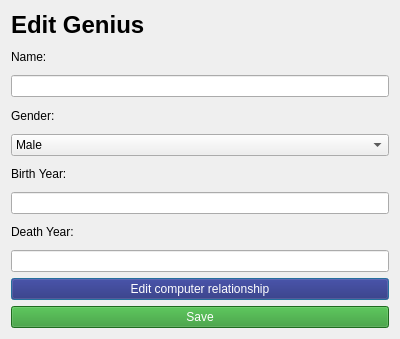
<?xml version="1.0" encoding="UTF-8"?>
<ui version="4.0">
 <class>edithCpDialog</class>
 <widget class="QDialog" name="edithCpDialog">
  <property name="geometry">
   <rect>
    <x>0</x>
    <y>0</y>
    <width>400</width>
    <height>339</height>
   </rect>
  </property>
  <property name="windowTitle">
   <string>Edit Genius</string>
  </property>
  <property name="windowIcon">
   <iconset resource="resources.qrc">
    <normaloff>:/icons/images/genius-icon.png</normaloff>:/icons/images/genius-icon.png</iconset>
  </property>
  <layout class="QVBoxLayout" name="verticalLayout">
   <item>
    <widget class="QLabel" name="EdithGenius">
     <property name="text">
      <string>&lt;h1&gt;Edit Genius&lt;/h1&gt;</string>
     </property>
    </widget>
   </item>
   <item>
    <layout class="QHBoxLayout" name="horizontalLayout_2">
     <item>
      <widget class="QLabel" name="labelGeniusName">
       <property name="text">
        <string>Name: </string>
       </property>
      </widget>
     </item>
     <item>
      <widget class="QLabel" name="labelNameError">
       <property name="text">
        <string/>
       </property>
      </widget>
     </item>
    </layout>
   </item>
   <item>
    <widget class="QLineEdit" name="lineEditGeniusName"/>
   </item>
   <item>
    <layout class="QHBoxLayout" name="horizontalLayout_3">
     <item>
      <widget class="QLabel" name="labelGender">
       <property name="text">
        <string>Gender: </string>
       </property>
      </widget>
     </item>
     <item>
      <widget class="QLabel" name="labelGenderError">
       <property name="text">
        <string/>
       </property>
      </widget>
     </item>
    </layout>
   </item>
   <item>
    <widget class="QComboBox" name="comboBoxGeniusGender">
     <item>
      <property name="text">
       <string>Male</string>
      </property>
     </item>
     <item>
      <property name="text">
       <string>Female</string>
      </property>
     </item>
    </widget>
   </item>
   <item>
    <layout class="QHBoxLayout" name="horizontalLayout_4">
     <item>
      <widget class="QLabel" name="labelGeniusBirthYear">
       <property name="text">
        <string>Birth Year: </string>
       </property>
      </widget>
     </item>
     <item>
      <widget class="QLabel" name="labelGeniusBirthYearError">
       <property name="text">
        <string/>
       </property>
      </widget>
     </item>
    </layout>
   </item>
   <item>
    <widget class="QLineEdit" name="lineEditBirthYear"/>
   </item>
   <item>
    <layout class="QHBoxLayout" name="horizontalLayout_5">
     <item>
      <widget class="QLabel" name="labelGeniusDeathYear">
       <property name="text">
        <string>Death Year:</string>
       </property>
      </widget>
     </item>
     <item>
      <widget class="QLabel" name="labelGeniusDeathYearError">
       <property name="text">
        <string/>
       </property>
      </widget>
     </item>
    </layout>
   </item>
   <item>
    <widget class="QLineEdit" name="lineEditDeathYear"/>
   </item>
   <item>
    <widget class="QPushButton" name="buttonEditRelationship">
     <property name="styleSheet">
      <string notr="true">#buttonEditRelationship::enabled {
	background-color: rgb(32, 32, 113);
	color: rgb(255, 255 ,255);
}

#buttonEditRelationship::enabled::hover {
	background-color: rgb(32, 32, 195);
}</string>
     </property>
     <property name="text">
      <string>Edit computer relationship</string>
     </property>
    </widget>
   </item>
   <item>
    <widget class="QPushButton" name="pushButton">
     <property name="styleSheet">
      <string notr="true">#pushButton {
	color: rgb(255, 255, 255);
	background-color: rgb(44, 150, 44);
	
}

#pushButton::hover {
	background-color: rgb(56, 190, 56);
}</string>
     </property>
     <property name="text">
      <string>Save</string>
     </property>
    </widget>
   </item>
  </layout>
 </widget>
 <resources>
  <include location="resources.qrc"/>
 </resources>
 <connections/>
</ui>
